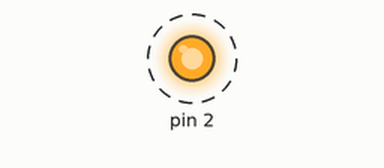
Recording of a sketch running on a simulated Arduino Uno, built with avr-gcc and run on an emulated ATmega328P. Shown: output pins drawn as LEDs (lit = HIGH). Dashed ring = blinking.

Above: at 0.4 s.
Timing chart, 0 to 3.0 s (numbered marks = the images above):
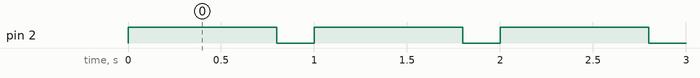

Measured:
- by itself, pin 2: alternates HIGH for 0.80 s and LOW for 0.20 s

The sketch:

bluepillplus_LEDblink.ino
```cpp
#define PIN_LED PB2

void setup() {
  pinMode(PIN_LED, OUTPUT);
}

void loop() {
  digitalWrite(PIN_LED, HIGH);
  delay(800);
  digitalWrite(PIN_LED, LOW);
  delay(200);
}
```
